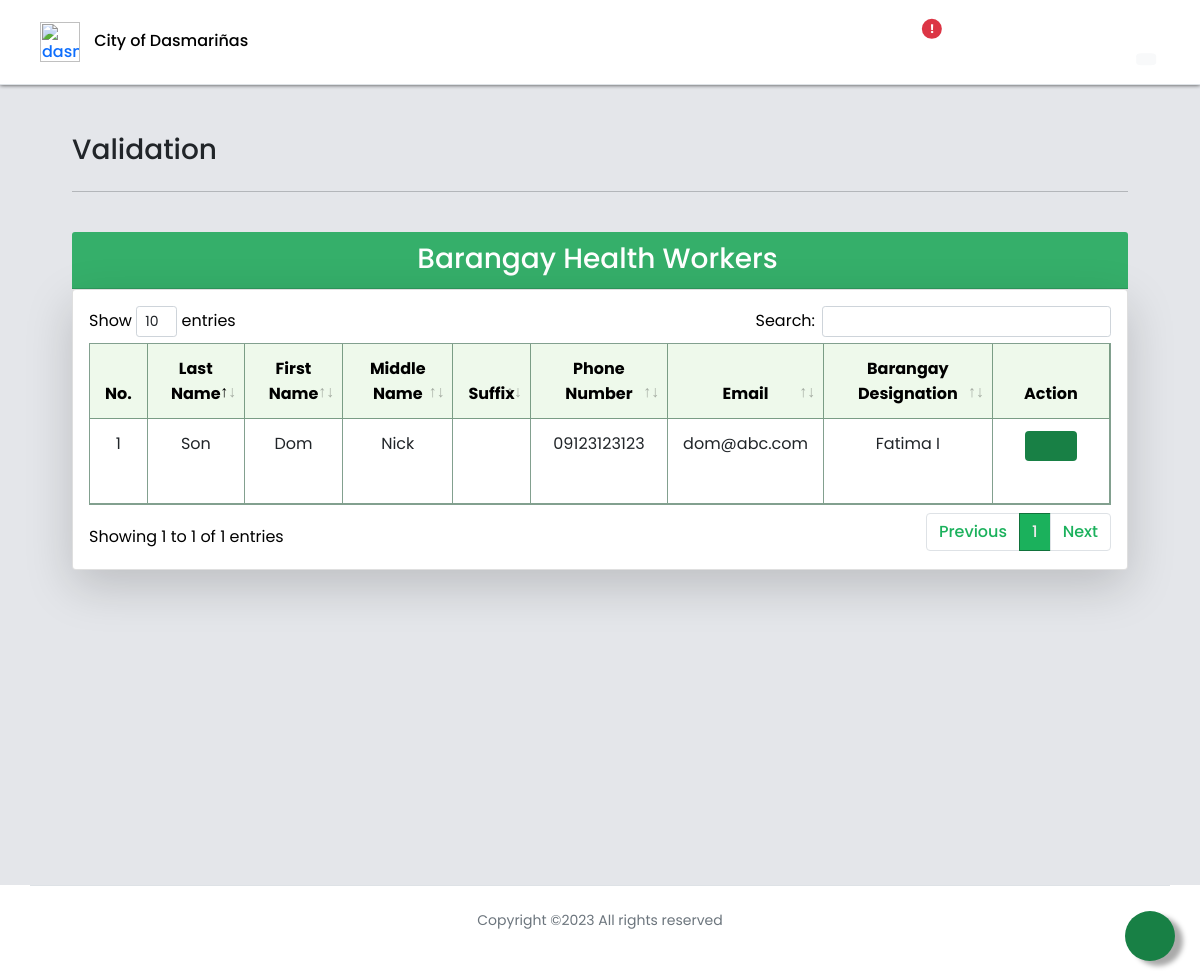
The app's page /avalidation (signed in) with its own data.
### profilingApp/models.py (models this page shows, shortened)
class BarangayHealthWorker(Model):
    user = models.OneToOneField(CustomUser, on_delete=CASCADE, primary_key=True)
    is_validated = models.BooleanField(default=False)
    bhw_barangay = models.ForeignKey(Barangay, on_delete=CASCADE)
    history = HistoricalRecords()

class CustomUser(AbstractUser):
    USER_TYPE = [('Choose User Type', 'Choose User Type'),
                 ('Admin', 'Administrator'),
                 ('BHW', 'Barangay Health Worker'),
                 ('P/G', 'Parent/Guardian')]
    username = None
    email = models.EmailField(_('email address'), unique=True)
    user_type = models.CharField(max_length=100, choices=USER_TYPE)
    middle_name = models.CharField(max_length=100, null=True)
    suffix_name = models.CharField(max_length=100, null=True, blank=True)
    phone_num = models.CharField(max_length=100, null=True)
    history= HistoricalRecords()
    USERNAME_FIELD = 'email'
    REQUIRED_FIELDS = []
    objects = CustomUserManager()

class Barangay(Model):
    brgy_name = models.CharField(max_length=500)
    brgy_phone = models.CharField(max_length=100, null=True, blank=True)
    brgy_address = models.CharField(max_length=500, null=True, blank=True)
    def __str__(self) -> str:
        return f'{self.brgy_name}'

### profilingApp/views.py (the view)
# urls.py: path('avalidation', views.bhw_validation, name='bhw_validation'),
@login_required(login_url='login_registration')
def bhw_validation(request):
    if request.user.is_authenticated and request.user.user_type == 'Admin':
        bhw = BarangayHealthWorker.objects.filter(is_validated=False)
        parent = Parent.objects.all()
        invalidated_status = BarangayHealthWorker.objects.filter(
            is_validated=False).count()
        context = {'bhws': bhw,
                'invalidated_count': invalidated_status,
                'parents' : parent,}
        return render(request, 'activities/Admin - Validation.html', context)
    elif request.user.is_authenticated and request.user.user_type == 'BHW':
        return redirect('bhw_home')
    elif request.user.is_authenticated and request.user.user_type == 'P/G':
        return redirect('parent_home')

### profilingApp/templates/activities/Admin - Validation.html (shortened to what this page needs)
{% extends 'activities/Admin Home.html' %}
{% load static %}
{% block dashboard %}
</head>
<body>
<header>
    <div class="site-header">
    <nav class="navbar fixed-top index__navbar scrolled border-bottom"
    style=" padding-left:3%; padding-right:3%;">
        <div class="flex-fill p-1 py-1">
            <div id="mobileNav" class="d-flex align-items-center justify-content-between">
                <div>
                    <a href="#" class="name" style="text-decoration: none;">
                        <img id="adminIcon" class="navbar-icon" src="{% static '/Media/avatar.png' %}" alt="dasma-logo">
                        <span id="adminHidetitle" class="brand__name" style="color:rgb(0, 0, 0); margin-left:10px;">City of Dasmariñas</span>
                    </a>
                </div>
                <div class="menu" id="navLinks">
                    <ul id="nav" class="nav text-small">
                        <li>
                            <a href="{% url 'admin_home' %}" class="nav-link" data-toggle="tooltip" data-bs-placement="bottom" data-bs-offset="0,7"
                            title="Admin Home">
                            <i id="navIcon" class="fa fa-fw fa-home" style="font-size: 24px;"></i>
                            </a>
                        </li>
                        <li>
                            <a href="{% url 'admin_home2' %}" class="nav-link" data-toggle="tooltip" data-bs-placement="bottom" data-bs-offset="0,7"
                            title="Preschooler Status">
                            <i id="navIcon" class="fa fa-3x fa-fw fa-id-card " style="font-size: 24px;"></i>
                            </a>
                        </li>
                        <li>
                            <a href="{% url 'admin_barangay' %}" class="nav-link" data-toggle="tooltip" data-bs-placement="bottom" data-bs-offset="0,7"
                            title="List of Barangay">
                            <i id="navIcon" class="fa fa-3x fa-fw fas fa-landmark " style="font-size: 24px;"></i>
                            </a>
                        </li>
                        <li>
                            {% if invalidated_count > 0 %}
                            <a href="{% url 'bhw_validation' %}" style="color:rgb(27, 177, 92) !important;" class="nav-link"  data-toggle="tooltip" data-bs-placement="bottom" data-bs-offset="0,7"
                                title="BHW Validation" >
                                <i id="navIcon" class="fa fa-fw fa-user-md" style="font-size: 24px;"></i>
                                <span class="position-absolute top-25 start-75 translate-middle badge rounded-pill bg-danger">
                                    !
                                </span></a>
                            {% endif %}
                        </li>
                        <li>
                            <a href="{% url 'admin_userAccounts' %}" class="nav-link" data-toggle="tooltip" data-bs-placement="bottom" data-bs-offset="0,7"
                            title="User Accounts">
                            <i id="navIcon" class="fa fa-3x fa-fw fas fa-users " style="font-size: 24px;"></i>
                            </a>
                        </li>
                        <li>
                            <a href="{% url 'admin_historyLogs' %}" class="nav-link" data-toggle="tooltip" data-bs-placement="bottom" data-bs-offset="0,7"
                            title="History Logs">
                            <i id="navIcon" class="fa fa-3x fa-fw fas fa-clipboard-list " style="font-size: 24px;"></i>
                            </a>
                        </li>
                        <li>
                            <a id="navIcon" class="btn nav-link position-relative" id="dropdownUser1" data-bs-toggle="dropdown" data-toggle="tooltip" data-bs-placement="bottom" data-bs-offset="0,7"
                            title="User Settings" aria-expanded="false">
                                <i class="fa fa-fw fa-user-cog bi" style="font-size: 24px;"></i>
                                <span class="position-absolute top-100 start-75 translate-middle badge rounded-pill text-dark" style="border-radius: 50%;">
                                    <i class="fa fa-lg fa-fw fa-caret-down bg-light" style="border-radius: 25%; margin-bottom: 15px;"></i>
                                </span></a>
                        </li>
                    </ul>
                </div>
            </div>
        </div>
    </nav>
    </div>
</header>
<div id="grid" class="container-fluid" style="padding:3%; margin: top 65px;">
    <div class="container-grid">
        <div class="">
            <div class="row">
                <div class="col">
                    <h3 style="text-align:left;">Validation</h3>
                </div>
            </div>
        <hr>
        <br>
        </div>
    </div>
    <div class="text-black">
        <div class="row">
            <div class="col">
                <div class="card-header">
                    <h3> Barangay Health Workers</h3>
                </div>
                <div class="card shadow-lg p-3 bg-white rounded" >
                    <div class="table-responsive" >
                        <table class="table table-hover table-cell-border" id="table_validation" >
                            <thead>
                                <tr>
                                    <th scope="col" class="text-center">No.</th>
                                    <th scope="col" class="text-center">Last Name</th>
                                    <th scope="col" class="text-center">First Name</th>
                                    <th scope="col" class="text-center">Middle Name</th>
                                    <th scope="col" class="text-center">Suffix</th>
                                    <th scope="col" class="text-center">Phone Number</th>
                                    <th scope="col" class="text-center">Email</th>
                                    <th scope="col" class="text-center">Barangay Designation</th>
                                    <th scope="col" class="nosort text-center">Action</th>
                                </tr>
                            </thead>
                            <tbody>
                                {% for bhw in bhws %}
                                <tr>
                                    <td class="text-center"></td>
                                    <td class="text-center">{{ bhw.user.last_name }}</td>
                                    <td class="text-center">{{ bhw.user.first_name }}</td>
                                    <td class="text-center">{{ bhw.user.middle_name }}</td>
                                    <td class="text-center">{{ bhw.user.suffix_name }}</td>
                                    <td class="text-center">{{ bhw.user.phone_num}}</td>
                                    <td class="text-center">{{ bhw.user.email }}</td>
                                    <td class="text-center">{{ bhw.bhw_barangay }}</td>
                                    <td style="text-align: center;">
                                        <div>
                                            <button type="button" style="background-color: #188045; color: #ffffff;" class="btn hoverableButton" title="Validate" onclick="toggleValidateModal('Are you sure you want to validate {{ bhw.user.first_name }} {{ bhw.user.last_name }}?')"><i class="fa fa-lg fa-fw fa-user-check"></i></button>
                                            <button type="button" style="color: rgb(255, 0, 0);" class="btn hoverableButtonRed" onclick="toggleDeleteModal('Are you sure you want to delete {{ bhw.user.first_name }} {{ bhw.user.last_name }}?')" title="Delete"><i class="fa fa-lg fa-fw fa-trash-alt"></i></button>
                                        </div>
                                    </td>
                                </tr>
                                {% endfor %}
                            </tbody>
                        </table>
                    </div>
                </div>
            </div>
        </div>
    </div>
</div>
{% endblock %}

### profilingApp/static/CSS/styles.css (style rules this page uses)
.fixed-top { position: sticky; top: 0; right: 0; left: 0; z-index: 1030; max-height: 85px; min-height: 85px; background-color: white; border-bottom: 3px; filter: drop-shadow(0px 0.8px 2px rgba(0, 0, 0, 0.75)); }
.navbar-icon { width: 40px; max-width: 40px; }
img { vertical-align: middle; border-style: none; }
* { margin: 0; padding: 0; box-sizing: border-box; font-family: 'Poppins', sans-serif; }
li, a, button { font-family: 'Poppins', sans-serif; font-weight: 500; font-size: 16px; color:#188045; text-decoration: none; }
li { list-style: none; display: list-item; text-align: -webkit-match-parent; }
a { text-decoration: none; }
table { border: 1px ridge !important; border-color:#003d1b7d !important; }
thead { border-color: rgba(23, 128, 69, 0.514)!important; background-color: #eef9eb; text-align: left !important; color:#000000; }
th { border-bottom: 1px solid !important; border-right: 1px solid !important; padding: 12px 15px !important; border-color: #003d1b7d!important; }
td { border-bottom: 1px solid !important; border-right: 1px solid !important; padding: 12px 15px !important; border-color: #003d1b7d!important; }
#navLinks li a { color:rgba(0, 19, 0, 0.87); padding: 13 13 13 13; margin-left: 15px; position: relative; }
#grid,#footer,#header { transition: 0.5s ease-in-out; }
#grid { background-color: #e4e6ea; position: relative; padding: 4% 6% 8% 6% !important; width: 100%; margin-top: 85px; min-height: 800px; }
.card-header { font-size: 13px; font-family: 'Poppins', sans-serif;; background-color:#35af6a !important; color:white; padding: 10px 15px 5px 10px !important; text-align: center; }
html { width: 100%; height: 100%; }
body { color: rgba(0, 0, 0, 0.6); font-family: 'Poppins', sans-serif; font-size: 14px; line-height: 1.6em; -webkit-font-smoothing: antialiased; -moz-osx-font-smoothing: grayscale; }
::placeholder { color:rgba(255, 255, 255, 0.253); }
@media (min-width: 570px) { ::placeholder { color:rgba(255, 255, 255, 0.253); } }
.row { display: -webkit-box; display: -ms-flexbox; display: flex; -ms-flex-wrap: wrap; flex-wrap: wrap; margin-right: 15px; margin-left: 15px; }
.col-6, .col-7, .col-12, .col, .col-sm-3, .col-sm-6, .col-md-3, .col-md-4, .col-md-5, .col-md-6, .col-md-8, .col-md-9, .col-md-10, .col-md-12, .col-lg-3, .col-lg-4, .col-lg-5, .col-lg-6, .col-lg-7, .col-lg-8, .col-lg-10, .col-lg-12, .col-xl-2 { position: relative; width: 100%; padding-right: 15px; padding-left: 15px; }
.text-center { text-align: center !important; }
html { font-family: sans-serif; line-height: 1.15; -webkit-text-size-adjust: 100%; -webkit-tap-highlight-color: rgba(0, 0, 0, 0); }

### records on screen
BarangayHealthWorker: user.last_name "Son", user.first_name "Dom", user.middle_name "Nick", user.phone_num "09123123123", user.email "dom@abc.com", bhw_barangay "Fatima I"
